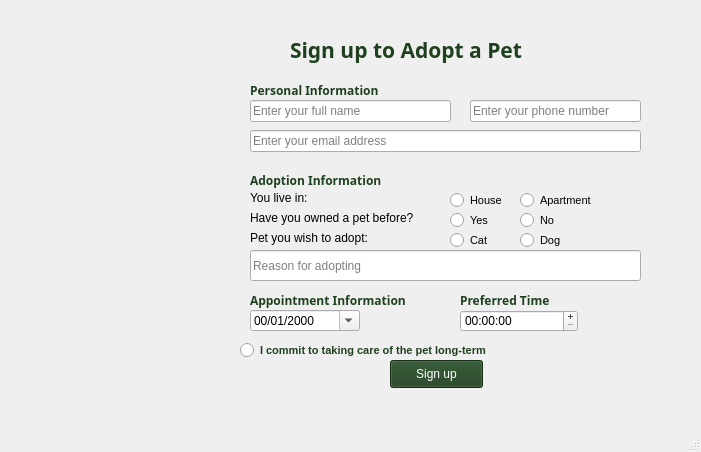
<?xml version="1.0" encoding="UTF-8"?>
<ui version="4.0">
 <class>MainWindow</class>
 <widget class="QMainWindow" name="MainWindow">
  <property name="geometry">
   <rect>
    <x>0</x>
    <y>0</y>
    <width>701</width>
    <height>452</height>
   </rect>
  </property>
  <property name="windowTitle">
   <string>MainWindow</string>
  </property>
  <widget class="QWidget" name="centralwidget">
   <widget class="QLabel" name="label">
    <property name="geometry">
     <rect>
      <x>0</x>
      <y>0</y>
      <width>700</width>
      <height>400</height>
     </rect>
    </property>
    <property name="minimumSize">
     <size>
      <width>700</width>
      <height>400</height>
     </size>
    </property>
    <property name="maximumSize">
     <size>
      <width>700</width>
      <height>400</height>
     </size>
    </property>
    <property name="text">
     <string/>
    </property>
    <property name="pixmap">
     <pixmap>../images/Giao diện quản lí.png</pixmap>
    </property>
    <property name="scaledContents">
     <bool>true</bool>
    </property>
   </widget>
   <widget class="QLabel" name="label_2">
    <property name="geometry">
     <rect>
      <x>290</x>
      <y>30</y>
      <width>311</width>
      <height>41</height>
     </rect>
    </property>
    <property name="font">
     <font>
      <family>Segoe UI Black</family>
      <pointsize>16</pointsize>
      <weight>75</weight>
      <bold>true</bold>
     </font>
    </property>
    <property name="text">
     <string>&lt;html&gt;&lt;head/&gt;&lt;body&gt;&lt;p&gt;&lt;span style=&quot; font-weight:600; color:#1f401f;&quot;&gt;Sign up to Adopt a Pet&lt;/span&gt;&lt;/p&gt;&lt;/body&gt;&lt;/html&gt;</string>
    </property>
   </widget>
   <widget class="QLineEdit" name="lineEdit_3">
    <property name="geometry">
     <rect>
      <x>250</x>
      <y>130</y>
      <width>391</width>
      <height>22</height>
     </rect>
    </property>
    <property name="placeholderText">
     <string>Enter your email address</string>
    </property>
   </widget>
   <widget class="QLineEdit" name="lineEdit">
    <property name="geometry">
     <rect>
      <x>250</x>
      <y>100</y>
      <width>201</width>
      <height>22</height>
     </rect>
    </property>
    <property name="font">
     <font>
      <family>Segoe UI</family>
      <weight>50</weight>
      <bold>false</bold>
     </font>
    </property>
    <property name="mouseTracking">
     <bool>true</bool>
    </property>
    <property name="placeholderText">
     <string>Enter your full name </string>
    </property>
   </widget>
   <widget class="QLineEdit" name="lineEdit_2">
    <property name="geometry">
     <rect>
      <x>470</x>
      <y>100</y>
      <width>171</width>
      <height>22</height>
     </rect>
    </property>
    <property name="placeholderText">
     <string>Enter your phone number</string>
    </property>
   </widget>
   <widget class="QLabel" name="label_3">
    <property name="geometry">
     <rect>
      <x>250</x>
      <y>80</y>
      <width>141</width>
      <height>21</height>
     </rect>
    </property>
    <property name="font">
     <font>
      <family>Segoe UI Black</family>
      <weight>75</weight>
      <bold>true</bold>
     </font>
    </property>
    <property name="text">
     <string>&lt;html&gt;&lt;head/&gt;&lt;body&gt;&lt;p&gt;&lt;span style=&quot; color:#1f401f;&quot;&gt;Personal Information&lt;/span&gt;&lt;/p&gt;&lt;/body&gt;&lt;/html&gt;</string>
    </property>
   </widget>
   <widget class="QLineEdit" name="lineEdit_4">
    <property name="geometry">
     <rect>
      <x>250</x>
      <y>250</y>
      <width>391</width>
      <height>31</height>
     </rect>
    </property>
    <property name="placeholderText">
     <string>Reason for adopting</string>
    </property>
   </widget>
   <widget class="QLabel" name="label_4">
    <property name="geometry">
     <rect>
      <x>250</x>
      <y>170</y>
      <width>141</width>
      <height>21</height>
     </rect>
    </property>
    <property name="font">
     <font>
      <family>Segoe UI Black</family>
      <weight>75</weight>
      <bold>true</bold>
     </font>
    </property>
    <property name="text">
     <string>&lt;html&gt;&lt;head/&gt;&lt;body&gt;&lt;p&gt;&lt;span style=&quot; color:#1f401f;&quot;&gt;Adoption Information&lt;/span&gt;&lt;/p&gt;&lt;/body&gt;&lt;/html&gt;</string>
    </property>
   </widget>
   <widget class="QLabel" name="label_5">
    <property name="geometry">
     <rect>
      <x>250</x>
      <y>190</y>
      <width>71</width>
      <height>16</height>
     </rect>
    </property>
    <property name="font">
     <font>
      <family>Segoe UI</family>
     </font>
    </property>
    <property name="text">
     <string>You live in:</string>
    </property>
   </widget>
   <widget class="QRadioButton" name="radioButton">
    <property name="geometry">
     <rect>
      <x>450</x>
      <y>190</y>
      <width>95</width>
      <height>20</height>
     </rect>
    </property>
    <property name="font">
     <font>
      <family>Segoe UI</family>
      <pointsize>8</pointsize>
     </font>
    </property>
    <property name="text">
     <string>House</string>
    </property>
   </widget>
   <widget class="QRadioButton" name="radioButton_2">
    <property name="geometry">
     <rect>
      <x>520</x>
      <y>190</y>
      <width>95</width>
      <height>20</height>
     </rect>
    </property>
    <property name="font">
     <font>
      <family>Segoe UI</family>
      <pointsize>8</pointsize>
     </font>
    </property>
    <property name="text">
     <string>Apartment</string>
    </property>
   </widget>
   <widget class="QLabel" name="label_6">
    <property name="geometry">
     <rect>
      <x>250</x>
      <y>210</y>
      <width>191</width>
      <height>16</height>
     </rect>
    </property>
    <property name="font">
     <font>
      <family>Segoe UI</family>
     </font>
    </property>
    <property name="text">
     <string>Have you owned a pet before?</string>
    </property>
   </widget>
   <widget class="QRadioButton" name="radioButton_3">
    <property name="geometry">
     <rect>
      <x>450</x>
      <y>210</y>
      <width>51</width>
      <height>20</height>
     </rect>
    </property>
    <property name="font">
     <font>
      <family>Segoe UI</family>
      <pointsize>8</pointsize>
     </font>
    </property>
    <property name="text">
     <string>Yes</string>
    </property>
   </widget>
   <widget class="QRadioButton" name="radioButton_4">
    <property name="geometry">
     <rect>
      <x>520</x>
      <y>210</y>
      <width>51</width>
      <height>20</height>
     </rect>
    </property>
    <property name="font">
     <font>
      <family>Segoe UI</family>
      <pointsize>8</pointsize>
     </font>
    </property>
    <property name="text">
     <string>No</string>
    </property>
   </widget>
   <widget class="QLabel" name="label_7">
    <property name="geometry">
     <rect>
      <x>250</x>
      <y>230</y>
      <width>191</width>
      <height>16</height>
     </rect>
    </property>
    <property name="font">
     <font>
      <family>Segoe UI</family>
     </font>
    </property>
    <property name="text">
     <string>Pet you wish to adopt:</string>
    </property>
   </widget>
   <widget class="QRadioButton" name="radioButton_5">
    <property name="geometry">
     <rect>
      <x>450</x>
      <y>230</y>
      <width>51</width>
      <height>20</height>
     </rect>
    </property>
    <property name="font">
     <font>
      <family>Segoe UI</family>
      <pointsize>8</pointsize>
     </font>
    </property>
    <property name="text">
     <string>Cat</string>
    </property>
   </widget>
   <widget class="QRadioButton" name="radioButton_6">
    <property name="geometry">
     <rect>
      <x>520</x>
      <y>230</y>
      <width>51</width>
      <height>20</height>
     </rect>
    </property>
    <property name="font">
     <font>
      <family>Segoe UI</family>
      <pointsize>8</pointsize>
     </font>
    </property>
    <property name="text">
     <string>Dog</string>
    </property>
   </widget>
   <widget class="QLabel" name="label_8">
    <property name="geometry">
     <rect>
      <x>250</x>
      <y>290</y>
      <width>171</width>
      <height>21</height>
     </rect>
    </property>
    <property name="font">
     <font>
      <family>Segoe UI Black</family>
      <weight>75</weight>
      <bold>true</bold>
     </font>
    </property>
    <property name="text">
     <string>&lt;html&gt;&lt;head/&gt;&lt;body&gt;&lt;p&gt;&lt;span style=&quot; color:#1f401f;&quot;&gt;Appointment Information&lt;/span&gt;&lt;/p&gt;&lt;/body&gt;&lt;/html&gt;</string>
    </property>
   </widget>
   <widget class="QDateEdit" name="dateEdit">
    <property name="geometry">
     <rect>
      <x>250</x>
      <y>310</y>
      <width>110</width>
      <height>21</height>
     </rect>
    </property>
    <property name="buttonSymbols">
     <enum>QAbstractSpinBox::PlusMinus</enum>
    </property>
    <property name="displayFormat">
     <string>mm/dd/yyyy</string>
    </property>
    <property name="calendarPopup">
     <bool>true</bool>
    </property>
   </widget>
   <widget class="QLabel" name="label_9">
    <property name="geometry">
     <rect>
      <x>460</x>
      <y>290</y>
      <width>171</width>
      <height>21</height>
     </rect>
    </property>
    <property name="font">
     <font>
      <family>Segoe UI Black</family>
      <weight>75</weight>
      <bold>true</bold>
     </font>
    </property>
    <property name="text">
     <string>&lt;html&gt;&lt;head/&gt;&lt;body&gt;&lt;p&gt;&lt;span style=&quot; color:#1f401f;&quot;&gt;Preferred Time&lt;/span&gt;&lt;/p&gt;&lt;/body&gt;&lt;/html&gt;</string>
    </property>
   </widget>
   <widget class="QTimeEdit" name="timeEdit">
    <property name="geometry">
     <rect>
      <x>460</x>
      <y>310</y>
      <width>118</width>
      <height>22</height>
     </rect>
    </property>
    <property name="buttonSymbols">
     <enum>QAbstractSpinBox::PlusMinus</enum>
    </property>
    <property name="calendarPopup">
     <bool>false</bool>
    </property>
   </widget>
   <widget class="QRadioButton" name="radioButton_7">
    <property name="geometry">
     <rect>
      <x>240</x>
      <y>340</y>
      <width>301</width>
      <height>20</height>
     </rect>
    </property>
    <property name="font">
     <font>
      <family>Segoe UI</family>
      <pointsize>8</pointsize>
      <weight>75</weight>
      <bold>true</bold>
     </font>
    </property>
    <property name="toolTip">
     <string>&lt;html&gt;&lt;head/&gt;&lt;body&gt;&lt;p&gt;&lt;span style=&quot; font-weight:600;&quot;&gt;I commit to taking care of the pet long-term&lt;/span&gt;&lt;/p&gt;&lt;/body&gt;&lt;/html&gt;</string>
    </property>
    <property name="styleSheet">
     <string notr="true">color: rgb(31, 64, 31);</string>
    </property>
    <property name="text">
     <string>I commit to taking care of the pet long-term</string>
    </property>
   </widget>
   <widget class="QPushButton" name="pushButton">
    <property name="geometry">
     <rect>
      <x>390</x>
      <y>360</y>
      <width>93</width>
      <height>28</height>
     </rect>
    </property>
    <property name="styleSheet">
     <string notr="true">background-color: rgb(31, 64, 31);
color: rgb(255, 255, 255);</string>
    </property>
    <property name="text">
     <string>Sign up</string>
    </property>
   </widget>
  </widget>
  <widget class="QMenuBar" name="menubar">
   <property name="geometry">
    <rect>
     <x>0</x>
     <y>0</y>
     <width>701</width>
     <height>26</height>
    </rect>
   </property>
  </widget>
  <widget class="QStatusBar" name="statusbar"/>
 </widget>
 <resources/>
 <connections/>
</ui>
